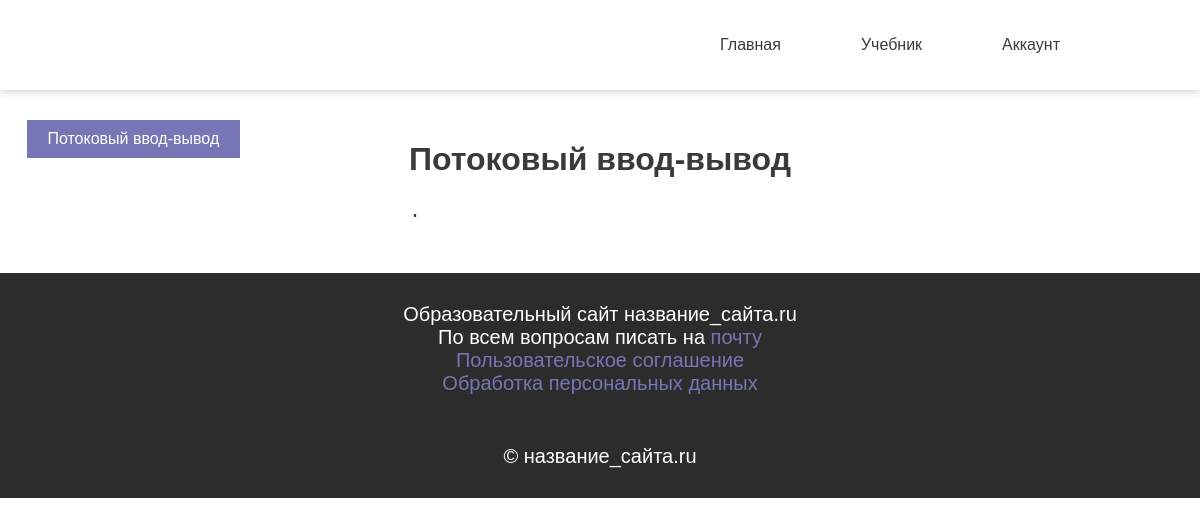
/themes/cincout, run on an earlier commit of the app's database.
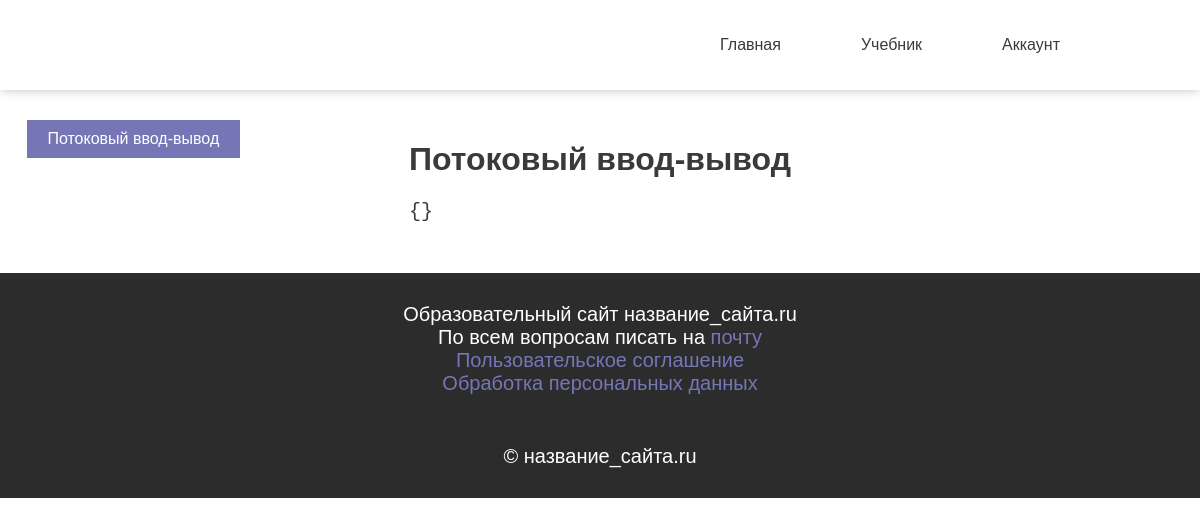
And on a later commit of the database.
### cpp_tutor/models.py (models this page shows, shortened)
class Themes(models.Model):
    name = models.TextField(verbose_name='Название')
    en_name = models.TextField(verbose_name='Английское название')
    theory = models.TextField(verbose_name='Теория', default='')
    link = models.TextField(verbose_name='Ссылка', default='')

### cpp_tutor/views.py (the view)
# urls.py: path('themes/<str:theme_name>', views.ThemeView.as_view(), name='theme'),
class ThemeView(TemplateView):
    template_name = 'cpp_tutor/theme.html'
    def get(self, request, theme_name):
        voc = {}
        try:
            voc['login'] = request.session['login']
        except KeyError:
            voc['login'] = False
        theme = Themes.objects.all().filter(link=theme_name)
        if len(theme) == 0:
            raise Http404
        theme = theme[0]
        tasks = TasksConnectionThemes.objects.all().filter(id_theme=theme.id)
        voc['tasks'] = []
        for task in tasks:
            voc['tasks'].append({'id': task.id_task.id, 'name': task.id_task.name})
        voc['theme'] = {'theory': theme.theory, 'name': theme.name, 'link': theme.link}
        return render(request, self.template_name, voc)

### templates/cpp_tutor/theme.html
{% include "cpp_tutor/header.html" %}
{% load static %}
<link rel="stylesheet" href="{% static "cpp_tutor/redactor.css" %}">
<body>
    <div class="tasks-container">
        <div class="tasks-menu-container">
            {% include "cpp_tutor/tasks_menu.html" %}
        </div>
        <div class="redactor-container">
            <div class="theme-theory-container">
                <h1>{{ theme.name }}</h1>
                <pre>{{ theme.theory }}</pre>
            </div>
        </div>
        <div></div>
    </div>
</body>
{% include "cpp_tutor/footer.html" %}

### templates/cpp_tutor/header.html (shortened to what this page needs)
<html>
<head>
    {% load static %}
    <link rel="stylesheet" href="{% static "cpp_tutor/style.css" %}">
</head>
<body>
<header>
    <div class="logo"></div>
    <ul id="header">
        <li><a href="/">Главная</a></li>
        <li><a href="/themes">Учебник</a></li>
        {% if not login %}
            <li><label for='authorization-check'><a class='account-btn'>Аккаунт</a></label><input type='checkbox'
            </li>
        {% endif %}
    </ul>
</header>

### templates/cpp_tutor/tasks_menu.html (shortened to what this page needs)
<nav class="tasks-menu">
    <a class="theory" href="/themes/{{ theme.link }}">{{ theme.name }}</a>
</nav>

### templates/cpp_tutor/footer.html
<footer>
    <div class="footer-container">
        <div>Образовательный сайт название_сайта.ru</div>
        <div>По всем вопросам писать на <a href="mailto:poyarkov12390@gmail.com">почту</a></div>
        <div><a href="../rules/">Пользовательское соглашение</a></div>
        <div><a href="../politika/">Обработка персональных данных</a></div>
        <div style="margin-top: 50px">© название_сайта.ru</div>
    </div>
</footer>
</body>
</html>

### cpp_tutor/static/cpp_tutor/style.css (style rules this page uses)
html, body, label { font-family: Arial; margin: 0; color: #3c3939; }
#header { width: fit-content; margin-left: auto; margin-right: 100px; display: flex; position: relative; z-index: 998; }
#header li { list-style: none; padding: 10px 0; margin: 0 10px; }
#header li a { color: #3c3939; text-decoration: none; cursor: pointer; transition: all 0.3s; padding: 10px 30px; }
.logo { margin-right: auto; margin-left: 100px; width: 70px; height: 70px; background-image: url(logo-test.png); background-repeat: no-repeat; background-position: center; background-size: contain; }
header { display: flex; padding: 10px 0; box-shadow: 0 0 10px #c1c1c1; }
footer { width: 100%; background-color: #2c2c2c; padding: 30px 0; height: fit-content; color: white; font-size: 20px; text-align: center; }
.footer-container { width: fit-content; height: fit-content; margin: auto; }
.footer-container a { color: #7676b7; text-decoration: none; }
.tasks-container { width: 100%; display: grid; grid-template-columns: 2fr 5fr 2fr; margin: 30px 0; }
.tasks-menu { width: 80%; height: fit-content; margin: 0 auto; }
.tasks-menu a { display: block; width: 100%; text-align: center; padding: 10px 0; text-decoration: none; transition: all 0.3s; }
.theory { background: #7676b7; color: white; }
.theme-theory-container { margin: 0 auto; width: fit-content; }
.theme-theory-container pre { width: fit-content; }
.theme-theory-container h1 { width: fit-content; }
.theme-theory-container pre { font-size: 20px; }

What changed in the data, as far as the page shows it:
changed Themes "Потоковый ввод-вывод": theory (not shown) → "{}"
Also different on the page:
{{ theme.theory }}: "." → (not shown)
